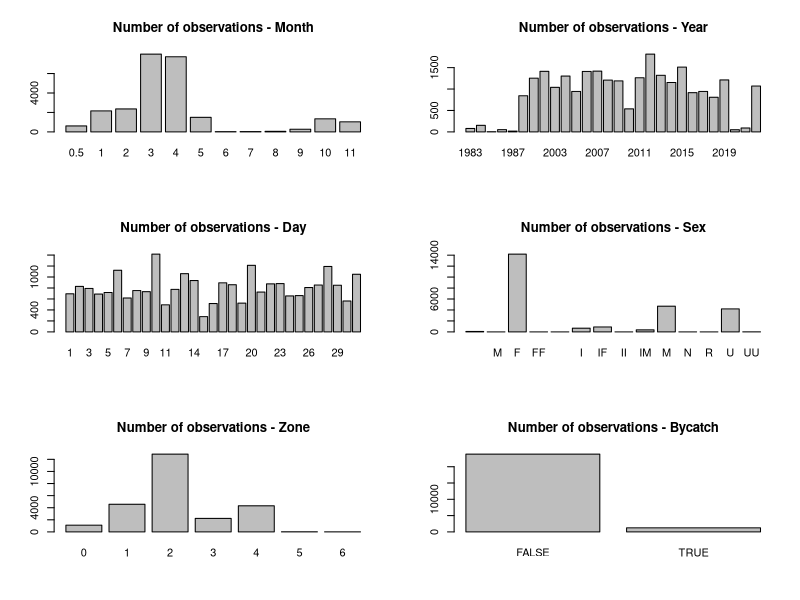
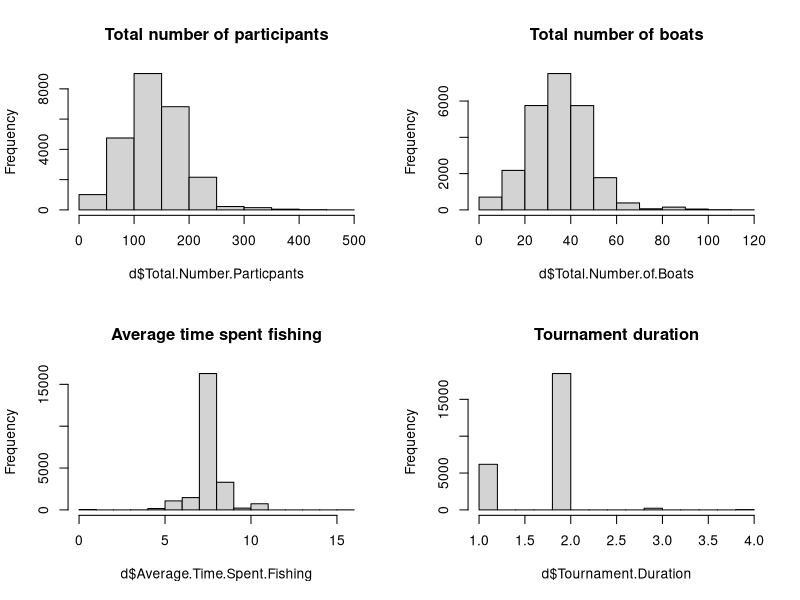
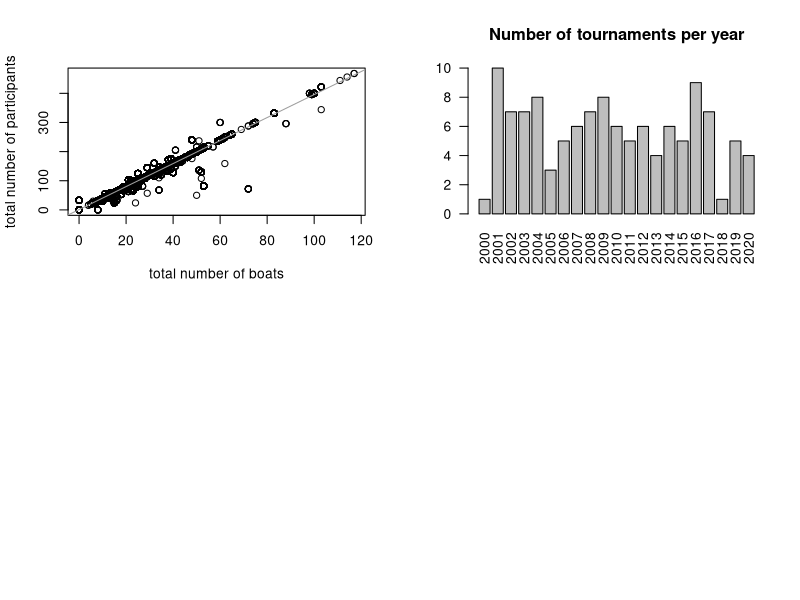
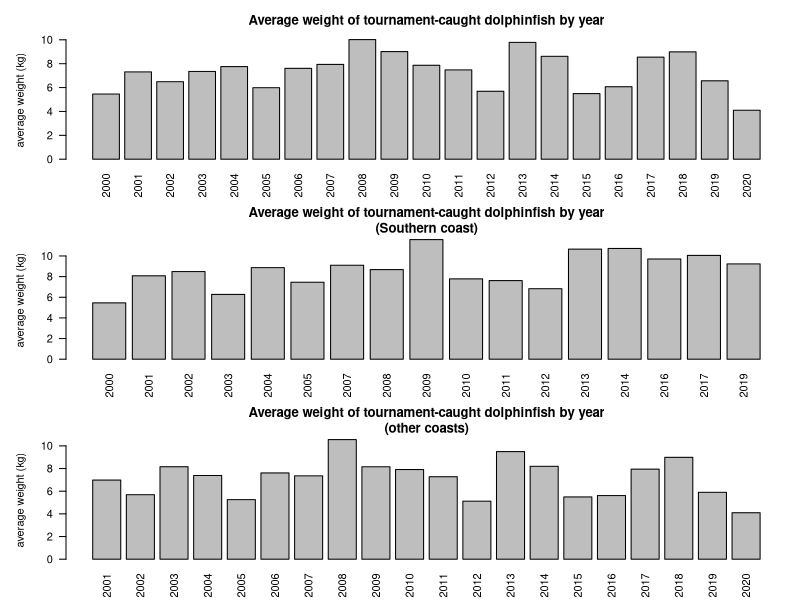
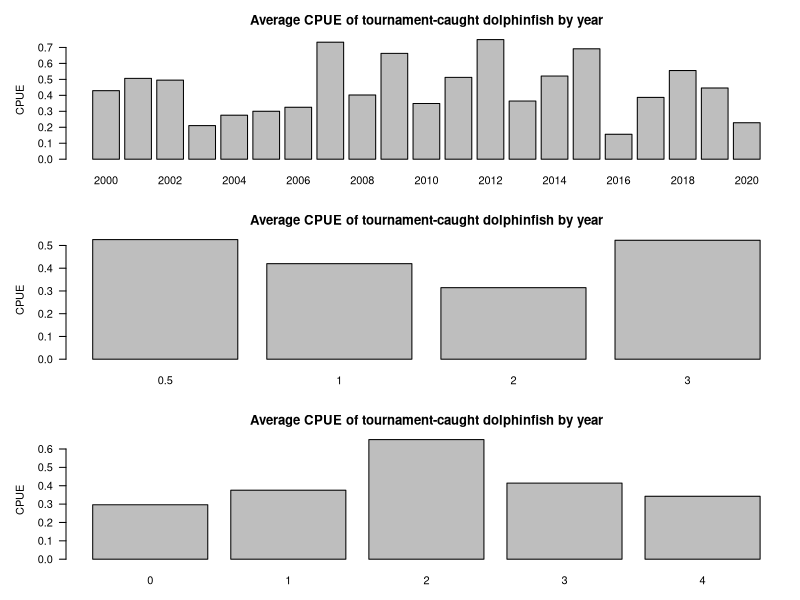
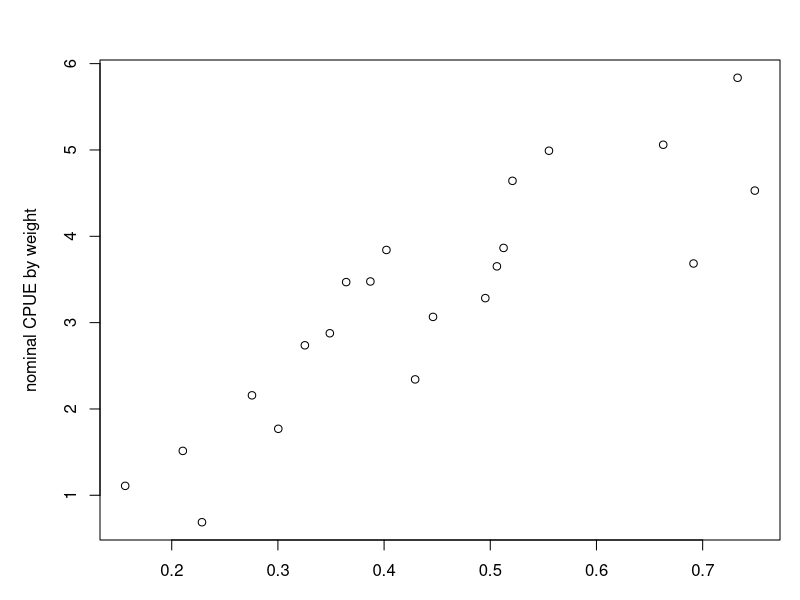
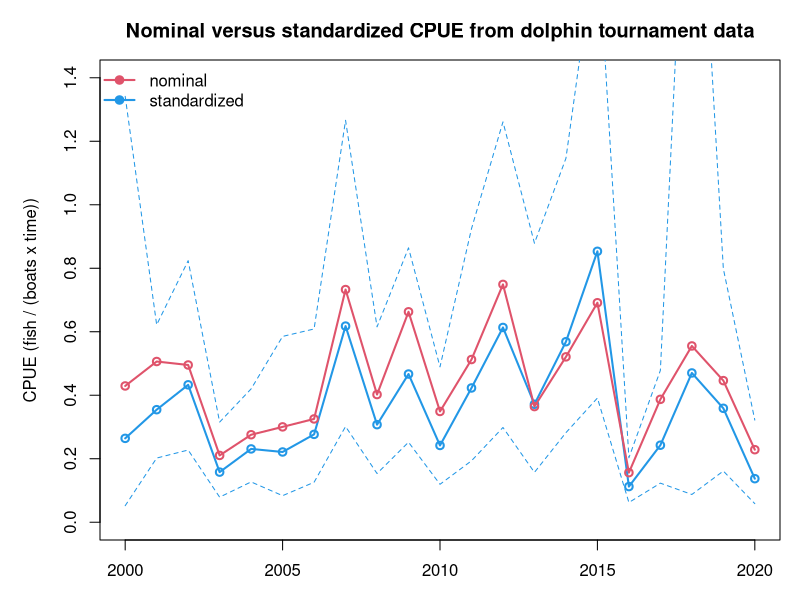
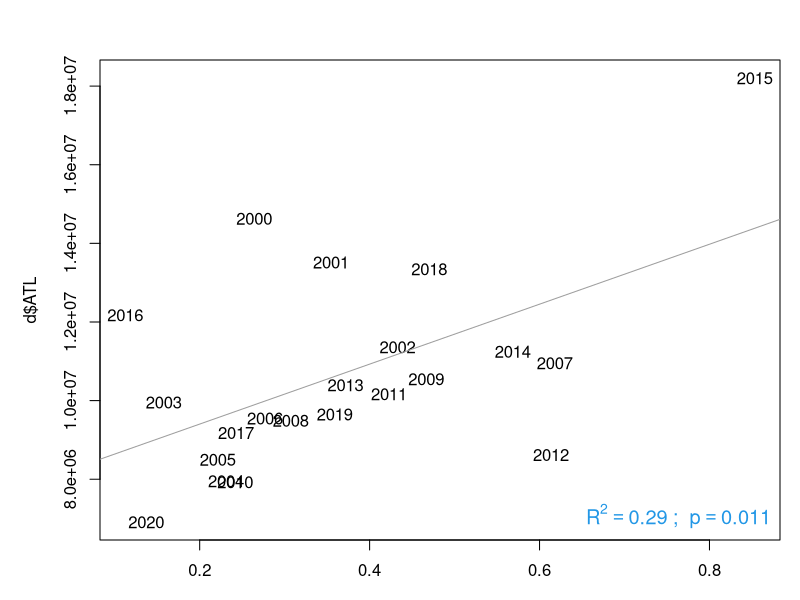

The R source for these figures, in order: (Note: this script raises an error after producing the figures.)
## ---- chunk 1
#| warning: false
#| echo: true

# clear workspace
rm(list = ls())


library(dplyr)
library(emmeans) # Best for extracting standardized indices

# import data -------------------------------------
d <- read.csv("data/PRDNER-DolTournamentData.csv") 
#apply(d, 2, table)
head(d)

# clean dates and extract month day year ---------
d$Date <- as.character(d$Date)
d$month <- NA
d$day <- NA
d$year <- NA

for (i in 1:nrow(d))  {# M
  d[i, 16:18] <- unlist(strsplit(d$Date[i], "-"))  }
#head(d)

# clean up errors and check outputs ---------------------
d$month <- substr(d$month, 1, 3)
d$month[which(d$month == "Abr")] <- "Apr"
d$month[which(d$month == "Arp")] <- "Apr"

d$day[which(d$day == "November" | d$day == "December")] <- NA
d$year[which(d$year == "November" | d$year == "December")] <- NA

d$day <- as.numeric(d$day)
d$year <- as.numeric(d$year)

# standardize year format
d$year[which(d$year < 83)] <- d$year[which(d$year < 83)] + 2000
d$year[which(d$year < 2000)] <- d$year[which(d$year < 2000)] + 1900

d$mon <- match(d$month, month.abb)

table(d$month)
table(d$day)
table(d$year)

## ---- chunk 2
#| echo: true

# fix so Dec is grouped with following year -----------------
d$mon[which(d$mon == 12)] <- 0.5
d$year2 <- d$year
d$year2[which(d$mon == 0.5)] <- d$year[which(d$mon == 0.5)]+1
rbind(table(d$year), table(d$year2))

#head(d)
#tail(d)

## ---- chunk 3
#| echo: true
#| fig-width: 10
#| fig-height: 8

# look at data columns ----------------------------------

par(mfrow = c(3, 2))
barplot(table(d$mon), main = "Number of observations - Month")
barplot(table(d$year), main = "Number of observations - Year")
barplot(table(d$day), main = "Number of observations - Day")
barplot(table(d$Sex), main = "Number of observations - Sex")
barplot(table(d$Zone), main = "Number of observations - Zone")
barplot(table(d$Bycatch), main = "Number of observations - Bycatch")

par(mfrow = c(2, 2))
hist(d$Total.Number.Particpants, main = "Total number of participants")
hist(d$Total.Number.of.Boats, main = "Total number of boats")
hist(d$Average.Time.Spent.Fishing, main = "Average time spent fishing")
hist(d$Tournament.Duration, main = "Tournament duration")

## ---- chunk 4
#| warning: false
#| echo: true
#| fig-width: 6
#| fig-height: 6

# find NAs in tournament details -------------------
table(is.na(d$Total.Number.of.Boats))
table(is.na(d$Total.Number.Particpants))
table(is.na(d$Total.Number.Particpants) & is.na(d$Total.Number.of.Boats))
table(is.na(d$Average.Time.Spent.Fishing))

plot(d$Total.Number.of.Boats, d$Total.Number.Particpants, xlab = "total number of boats", ylab = "total number of participants")
out <- lm(d$Total.Number.Particpants ~ d$Total.Number.of.Boats)
abline(out, col = 8)

## ---- chunk 5
#| warning: false
#| echo: true
#| 
# create unique tournament ID number -------------------------
d$dat <- paste0(d$day, d$month, d$year)
length(unique(paste0(d$day, d$month, d$year, d$Total.Number.Particpants)))
length(unique(paste0(d$day, d$month, d$year, d$Location)))
length(unique(paste0(d$day, d$month, d$year, d$Total.Number.of.Boats)))
length(unique(paste0(d$day, d$month, d$year, d$Tournament.Duration)))
d$datID <- paste0(d$day, d$month, d$year, d$Total.Number.Particpants)

#barplot(table(d$mon))
## ---- chunk 6
#| warning: false
#| echo: true

# remove non-target cases; use only directed trips -------------------
dfull <- d
d <- d[which(d$Bycatch == FALSE), ]

# subset by season, e.g. 0 - 4 is December to April -------------------
d <- d[which(d$mon >= 0 & d$mon <= 3), ]

#length(unique(d$Date))
length(unique(d$dat))
length(unique(d$datID))
## ---- chunk 7
#| warning: false
#| echo: true
#| 
# calculate total by tournament ----------------------------
totWT <- tapply(d$Weight..Kg., d$datID, sum, na.rm = T)
totN <- table(d$datID)
mon <- tapply(d$mon, d$datID, mean, na.rm = T)
year <- tapply(d$year2, d$datID, mean, na.rm = T)

# checks on month and tournament assignments ----------------------
#table(d$year[d$mon == 0.5], d$year2[d$mon == 0.5])
#table(d$year[d$mon != 0.5], d$year2[d$mon != 0.5])

max(tapply(d$Total.Number.Particpants, d$datID, sd), na.rm = T)  # should all be zeros
max(tapply(d$Total.Number.of.Boats, d$datID, sd), na.rm = T)
max(tapply(d$Average.Time.Spent.Fishing, d$datID, sd), na.rm = T)

# assign attributes of tournaments -------------------------------
Npart <- tapply(d$Total.Number.Particpants, d$datID, mean, na.rm = T)
Nboat <- tapply(d$Total.Number.of.Boats, d$datID, mean, na.rm = T)
Ftime <- tapply(d$Average.Time.Spent.Fishing, d$datID, mean, na.rm = T)
dura <- tapply(d$Tournament.Duration, d$datID, mean, na.rm = T)
zone <- tapply(d$Zone, d$datID, mean, na.rm = T)

# new data frame for standardization ----------------------------------
dat <- data.frame(cbind(year, mon, zone, Npart, Nboat, Ftime, dura, totWT, totN))
dat$avwt <- dat$totWT / dat$totN

head(dat)

## ---- chunk 8
#| warning: false
#| echo: true

# fill in NAs ---------------------------------------------------
dat$Nboat[which(dat$Nboat == 0)] <- NA
dat$Npart[which(dat$Npart == 0)] <- NA
dat$Ftime[which(dat$Ftime == 0)] <- NA

#hist(dat$Ftime)
which(is.na(dat$Ftime))
dat$Ftime[is.na(dat$Ftime)] <- median(dat$Ftime, na.rm = T)

#hist(dat$Nboat)
which(is.na(dat$Nboat))
which(is.na(dat$Npart))

dat$Npart[is.na(dat$Nboat)]
#plot(dat$Nboat, dat$Npart)
#dat$Npart / dat$Nboat
dat$Nboat[is.na(dat$Nboat)] <- dat$Npart[is.na(dat$Nboat)] / 4
#dat$Npart[is.na(dat$Nboat)]
dat$Nboat[is.na(dat$Nboat)] <- median(dat$Nboat, na.rm = T)

which(is.na(dat$Nboat))
which(is.na(dat$Ftime))
which(is.na(dat$totN))

## ---- chunk 9
#| warning: false
#| echo: true
#| 
# subset years -----------------------------------

yrs <- 2000:2020

dat[is.na(dat)] <- NA
dat <- dat[which(dat$year >= min(yrs)), ]
dat <- dat[which(dat$year <= max(yrs)), ]

# calculate CPUE -----------------------------------
dat$eff <- dat$Nboat * dat$Ftime   # dat$dura
dat$cpue <- dat$totN / dat$eff
dat$cpueW <- dat$totWT / dat$eff

which(dat$cpue == "Inf")
which(dat$cpueW == "Inf")
#dat$cpue[which(dat$cpue == "Inf")] <- NA

barplot(table(dat$year), las = 2, main = "Number of tournaments per year")

## ---- chunk 10
#| warning: false
#| echo: true
#| fig-width: 8
#| fig-height: 10

# look at nominal trends ----------------------------
par(mfrow = c(3, 1), mar = c(3, 5, 3, 1))
barplot(tapply(dat$avwt, dat$year, mean, na.rm = T), las = 2, 
        main = "Average weight of tournament-caught dolphinfish by year", 
        ylab = "average weight (kg)")

d2 <- dat[which(dat$zone == 2), ]
barplot(tapply(d2$avwt, d2$year, mean, na.rm = T), las = 2, 
        main = "Average weight of tournament-caught dolphinfish by year\n(Southern coast)", 
        ylab = "average weight (kg)")

d2 <- dat[which(dat$zone != 2), ]
barplot(tapply(d2$avwt, d2$year, mean, na.rm = T), las = 2, 
        main = "Average weight of tournament-caught dolphinfish by year\n(other coasts)", 
        ylab = "average weight (kg)")

# look at nominal trends by year, month and zone
barplot(tapply(dat$cpue, dat$year, mean, na.rm = T), las = 1, 
         main = "Average CPUE of tournament-caught dolphinfish by year", 
        xlab = "year", ylab = "CPUE")
barplot(tapply(dat$cpue, dat$mon, mean, na.rm = T), las = 1,  
        main = "Average CPUE of tournament-caught dolphinfish by year", 
        xlab = "month", ylab = "CPUE")
barplot(tapply(dat$cpue, dat$zone, mean, na.rm = T), las = 1, 
         main = "Average CPUE of tournament-caught dolphinfish by year", 
        xlab = "zone", ylab = "CPUE")

par(mfrow = c(1, 1))
plot(tapply(dat$cpue, dat$year, mean, na.rm = T), tapply(dat$cpueW, dat$year, mean, na.rm = T), 
     xlab = "nominal CPUE by number", ylab = "nominal CPUE by weight")
cor(tapply(dat$cpue, dat$year, mean, na.rm = T), tapply(dat$cpueW, dat$year, mean, na.rm = T))
    
## ---- chunk 11
#| warning: false
#| echo: true

# convert variables to factors ----------------------
dat$year <- as.factor(dat$year)
dat$mon <- as.factor(dat$mon)
dat$zone <- as.factor(dat$zone)

# standardization -----------------------------------

out <- glm(log(dat$cpue) ~ dat$year + dat$mon + dat$zone, 
                    family = gaussian)
summary(out)
anova(out)

# estimated coefficients from standardization
ind <- emmeans(out, "year", type = "response") %>% as.data.frame()
names(ind)[1] <- "Year"

## ---- chunk 12
#| warning: false
#| echo: true

# look at nominal vs standardized index ------------------------
plot(yrs, ind$response, type = "l", lwd = 2, col = 4, main = "Nominal versus standardized CPUE from dolphin tournament data",
     xlab = "year", ylab = "CPUE (fish / (boats x time))", ylim = c(0, 1.4))
points(yrs, ind$response, pch = 1, lwd = 2, col = 4) 
lines(yrs, ind$lower.CL, col = 4, lty = 2)
lines(yrs, ind$upper.CL, col = 4, lty = 2)
lines(yrs, tapply(dat$cpue, dat$year, mean, na.rm = T) *1.0, col = 2, lwd = 2)
points(yrs, tapply(dat$cpue, dat$year, mean, na.rm = T) *1.0, col = 2, lwd = 2, pch = 1)
legend("topleft", c("nominal", "standardized"), lwd = 2, pch = 19, col = c(2, 4), bty = "n")

cor(ind$response, tapply(dat$cpue, dat$year, mean, na.rm = T))

## ---- chunk 13
#| warning: false
#| echo: true
#| fig-width: 6
#| fig-height: 6

rec <- read.csv("data/recLandings.csv")
names(rec)[1] <- "Year"
rec$ATL <- rowSums(rec[3:6], na.rm = T)

d <- merge(rec, ind, by = "Year")

plot(d$response, d$ATL, col = 0)
text(d$response, d$ATL, d$Year, col = 1)
out <- lm(d$ATL ~ d$response)
abline(out, col = 8)
summary(out)

r2 <- summary(out)$r.squared
p_val <- summary(out)$coefficients[2, 4]
p_display <- ifelse(p_val < 0.001, "p < 0.001", paste("p =", round(p_val, 3)))
legend("bottomright", 
       legend = bquote(R^2 == .(round(r2, 2)) ~ "; " ~ p == .(round(p_val, 3))),
       bty = "n", cex = 1.2, text.col = 4)

## ---- chunk 14
#| warning: false
#| echo: true

# output the index
write.csv(ind, file = "indices/PRtournament_index.csv", row.names = F)
